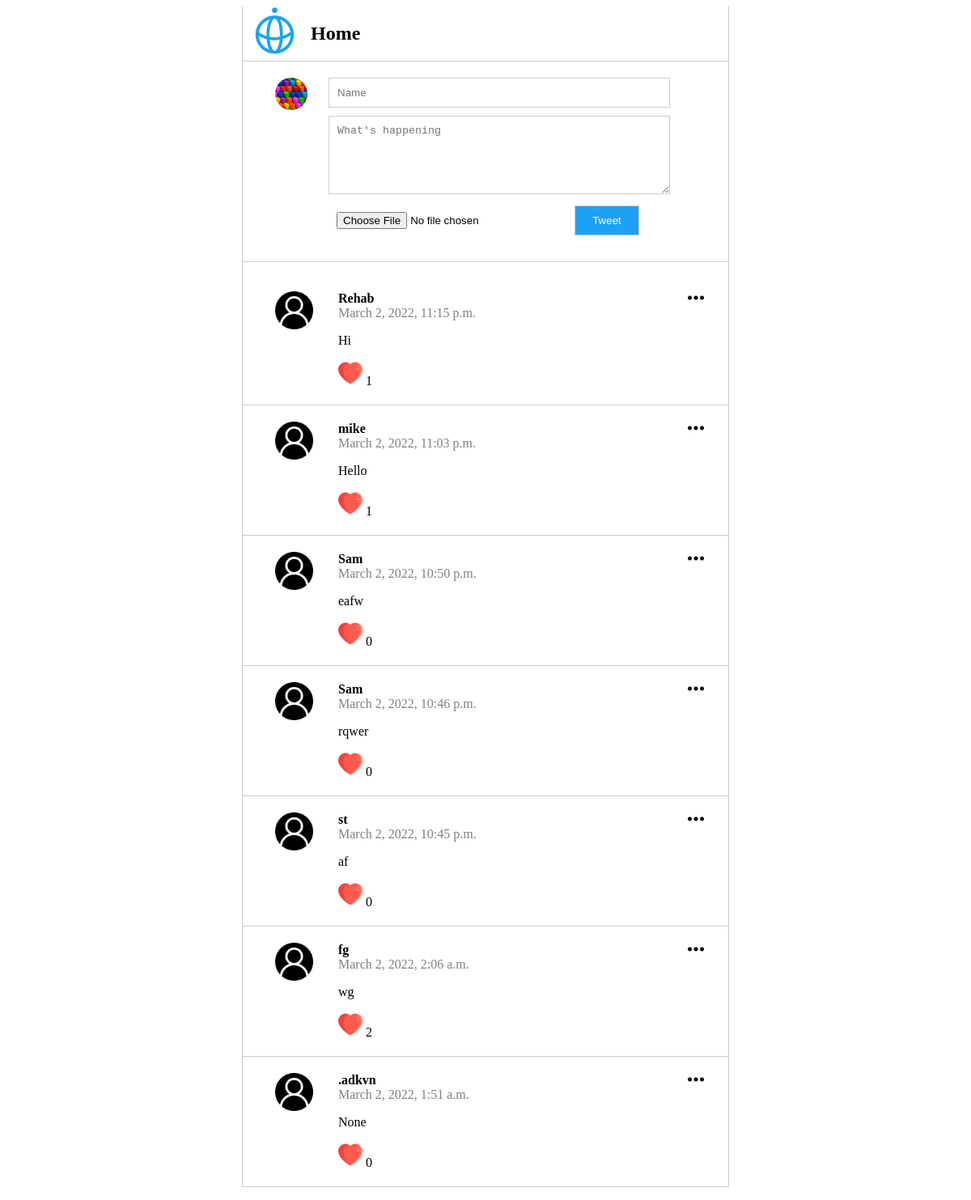
The page / on the database its author committed.
### posts/models.py (models this page shows)
class Post(models.Model):
    class Meta(object):
        db_table = 'post'
    name = models.CharField(
        'Name', blank=False, null=False, max_length=14, db_index=True, default='Anonymous'
    )
    body = models.CharField(
        'Body', blank=True, null=True, max_length=140, db_index=True
    )
    image = CloudinaryField(
        'image', blank=True, db_index=True
    )
    likecount = models.IntegerField(
        'like_count', default=0, blank=True
    )
    created_at = models.DateTimeField(
        'Created DateTime', blank=True, auto_now_add=True
    )

### posts/views.py (the view, shortened to what this page needs)
# urls.py: path('', views.index, name='index'),
def index(request):
    posts = Post.objects.all().order_by('-created_at')[:20]
    form = PostForm()
    return render(request, 'posts.html', {'posts': posts})

### template/posts.html (shortened to what this page needs)
{% extends "base.html" %}{% block content%} {% load static %}
  <section class="content">
    <div class="header">
    <img src="/static/img/logo-twitterblue.svg" class="logo" />
    <h1>Home</h1>
    </div>
    <section class="post_form">
        <div>
            <img src="/static/img/sample-icon.jpg" alt="" class="logo-sample">
        </div>
        <form action="/" method="POST" enctype="multipart/form-data">
          <input type="text" name="name" placeholder="Name" required />
          <textarea
            name="body"
            rows="5"
            placeholder="What's happening"
            required
          ></textarea>
          <div class="bottom area">
          <input id="uploadfile" type="file" name="image" />
          <input class="tweetbutton" type="submit" value="Tweet" />
          </div>
        </form>
    </section>
    <section class="posts">
      {% if tweets.count == 0 %}
      <p class="p-3">There is no tweet now.</p>
      {% else %}
      <ul>
        {% for post in posts %}
        <li>
          <img
          class="menu_icon js-menu-icon"
          src="{% static 'img/menu.png' %}"
        />
          <div class="logo">
            <img src="{% static 'img/profile-user.png' %}" />
          </div>
          <div class="name_body">
            <div class="name">{{ post.name }}</div>
            <div class="datetime">{{ post.created_at }}</div>
            <p>{{ post.body }}</p>
            <div>
              <a href="/like/{{post.id}}">
                <img src="/static/img/heart.png" style="width: 30px"
              /></a>
              {{post.likecount}}
            </div>
          </div>
        </li>
        {% endfor %}
      </ul>
      {% endif %}
    </section>
  </section>
{% endblock %}

### template/base.html (shortened to what this page needs)
<!DOCTYPE html>
<html lang="en">
  <head>
    {% load static %}
    <link href="{% static 'css/style.css' %}" rel="stylesheet"/>
</head>
  <body>
    {% block content %} {{ content}} {% endblock %}
  </body>
</html>

### static/css/style.css (style rules this page uses)
html body { height: 100%; }
.content { max-width: 600px; height: 100%; margin: 0 auto; border-left: 1px solid #ccc; border-right: 1px solid #ccc; }
img.logo { width: 10%; }
.header { display: flex; padding-left: 10px; border-bottom: 1px solid #ccc; }
.header img { height: 60px; }
.header h1 { padding-left: 15px; }
img.logo-sample { width: 40px; border-radius: 50px; }
.post_form { padding: 20px 40px; border-bottom: 1px solid #ccc; display: flex; }
form { margin-left: 5%; }
.bottom.area { padding-top: 8px; }
.post_form input { width: 100%; padding: 70%; margin-bottom: 10px; padding: 10px; border: 1px solid #ccc; }
.post_form textarea { width: 100%; padding: 10px; border: 1px solid #ccc; }
#uploadfile { width: 70%; border: none; }
input.tweetbutton { width: 20%; background-color: rgb(29, 161, 242); color: white; }
.posts ul { padding: 0; }
.posts li { position: relative; display: flex; border-bottom: 1px solid #ccc; padding: 20px 40px; list-style: none; }
.posts li .menu_icon { width: 20px; position: absolute; right: 30px; top: 18px; }
.posts li .logo { flex-basis: 15%; }
.posts li .logo img { width: 60%; }
.posts li .name_body { flex-basis: 85%; }
.posts li .name_body .name { font-weight: bold; }
.posts li .name_body .datetime { color: gray; }
textarea { padding: 2%; }

### rows shown on the page
Post: name "Rehab", created_at "March 2, 2022, 11:15 p.m.", body "Hi", likecount "1"
Post: name "mike", created_at "March 2, 2022, 11:03 p.m.", body "Hello", likecount "1"
Post: name "Sam", created_at "March 2, 2022, 10:50 p.m.", body "eafw", likecount "0"
Post: name "Sam", created_at "March 2, 2022, 10:46 p.m.", body "rqwer", likecount "0"
Post: name "st", created_at "March 2, 2022, 10:45 p.m.", body "af", likecount "0"
Post: name "fg", created_at "March 2, 2022, 2:06 a.m.", body "wg", likecount "2"
Post: name ".adkvn", created_at "March 2, 2022, 1:51 a.m.", body "None", likecount "0"
